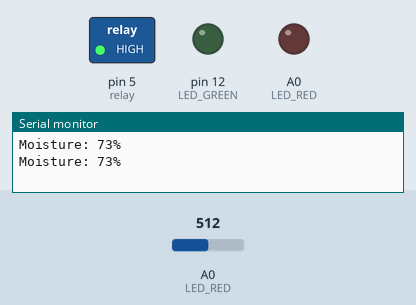
The sketch below on a simulated Arduino Uno, built with avr-gcc and run on an emulated ATmega328P. On the bench: switched loads named in the sketch (green lamp = pin HIGH), output pins drawn as LEDs (lit = HIGH), the last lines printed to the serial monitor. Dashed ring = blinking. Inputs (shaded band) come from the test bench; at power-on: A0 (LED_RED) = 512.

Above: at 5.8 s.
5.9 s: A0 (LED_RED) set to 570
11.9 s: A0 (LED_RED) set to 595
At 15.4 s:
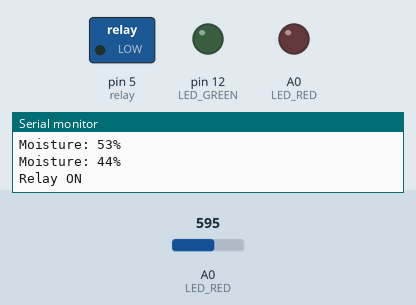
At 15.9 s:
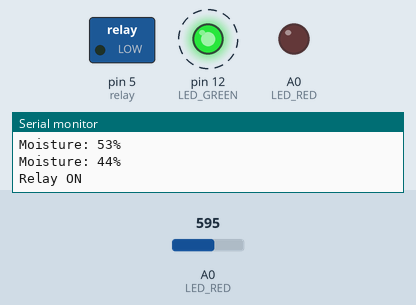
Timing chart, 0 to 24.0 s (numbered marks = the images above; inputs shaded):
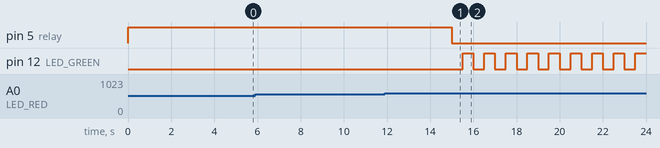

The sketch:

watera.ino
```cpp
int LED_GREEN = 12;
int LED_RED = 14;
int relay = 5;
int moisture_value = A0;
int moisture_percent = 0;

void setup()
{
  Serial.begin(9600); // set serial data rate (bps)
  pinMode(LED_GREEN, OUTPUT);
  pinMode(LED_RED, OUTPUT);
  pinMode(relay, OUTPUT); // relay for pump

  digitalWrite(relay, HIGH); // set pump off by default
}

void loop()
{
	//map value, airvalue, watervalue, percent min, percent max
	moisture_percent = map(analogRead(moisture_value), 723, 435, 0, 100);

	if (moisture_percent > 100) {
		moisture_percent = 100;
	}

	if (moisture_percent < 1) {
		moisture_percent = 0;
	}

	if (moisture_percent < -10 || moisture_percent > 110) {
		Serial.print("ERROR: Moisture soil sensor value is incorrect!");
		Serial.print("Value: ");
		Serial.println(moisture_percent);
		digitalWrite(LED_RED, HIGH);
	}

	Serial.print("Moisture: ");
	Serial.print(moisture_percent);
	Serial.println("%");

	if (moisture_percent < 50 && moisture_percent > 0) {

		digitalWrite(LED_GREEN, HIGH);
		digitalWrite(relay, LOW);
		Serial.println("Relay ON");

		int timer = 0;

		while (timer != 10)
		{
			digitalWrite(LED_GREEN, LOW);
			delay(500);
			digitalWrite(LED_GREEN, HIGH);
			delay(500);

			timer++;
		}


		digitalWrite(LED_GREEN, LOW);
		digitalWrite(relay, HIGH);
		Serial.println("Relay OFF");

	}

	delay(5000);
}
```

Measured:
- the behaviour switches between 579 and 580 on A0 (LED_RED) (found by bisection; images 0 and 1)
- after the input at 11.9 s, pin 5 (relay): HIGH → LOW after 3.1 s; pin 12 (LED_GREEN): alternates HIGH for 0.50 s and LOW for 0.50 s, starting after 3.6 s
